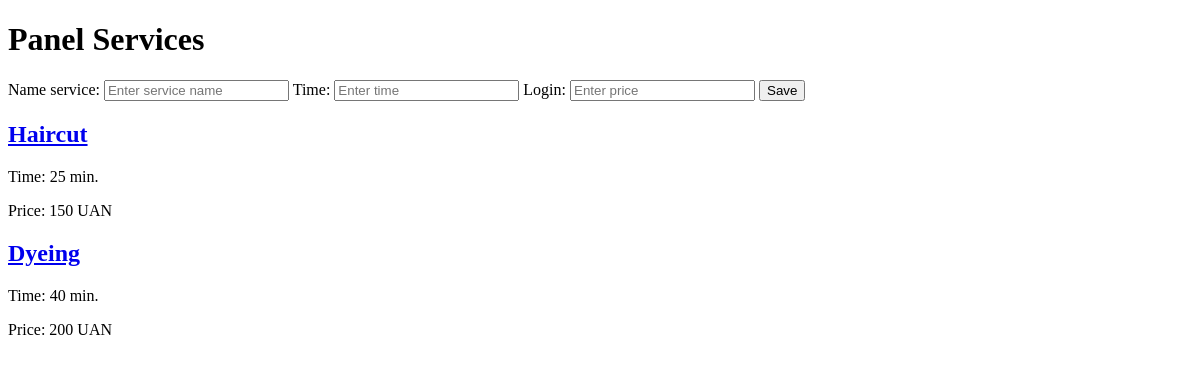
Page /panel/services/ on the earlier database version.
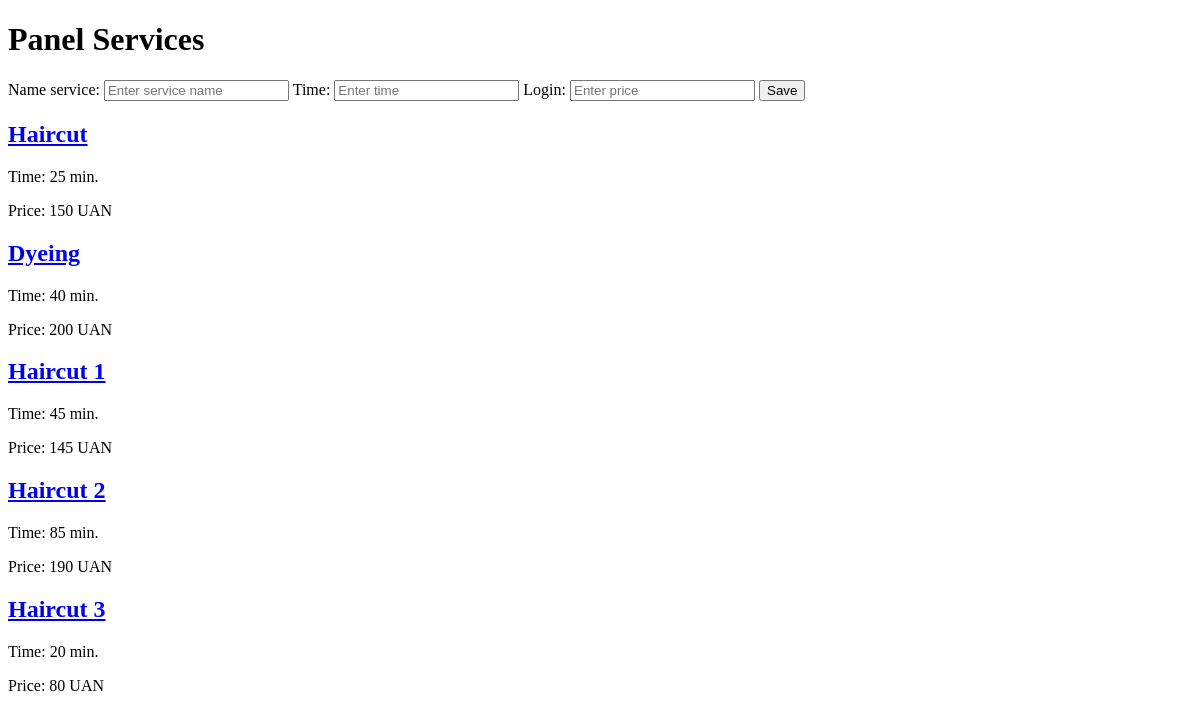
Same page on the later database version.
### Salon/models.py (models this page shows, shortened)
class Services(models.Model):
    name_service = models.CharField(max_length=100)
    time_service = models.IntegerField()
    price_service = models.IntegerField()

### Panel/views.py (the view, shortened to what this page needs)
# urls.py: path('services/', Panel.views.panel_services),
def panel_services(request):
    services = Services.objects.all()
    return render(request, "panel_services.html", {'services': services})

### templates/panel_services.html (shortened to what this page needs)
<!DOCTYPE html>
<html lang="en">
<head>
</head>
<body>
<h1>Panel Services</h1>
    <form action="/panel/services/"  method="POST">
      <label for="name_service">Name service:</label>
      <input type="text" id="name_service" name="name_service" placeholder="Enter service name" required>
      <label for="time_service">Time:</label>
      <input type="text" id="time_service" name="time_service" placeholder="Enter time" required>
      <label for="price_service">Login:</label>
      <input type="text" id="price_service" name="price_service" placeholder="Enter price" required>
      <input type="submit" value="Save">
    </form>
{% for service in services %}
    <a href="/panel/services/{{ service.name_service }}/" class="link"><h2>{{ service.name_service }}</h2></a>
    <p><span>Time:</span> {{ service.time_service }}<span> min.</span></p>
    <p><span>Price:</span> {{ service.price_service }}<span> UAN</span></p>
{% endfor %}
</body>
</html>

Differences in the rows shown:
added Services: name_service "Haircut 1", time_service "45", price_service "145"
added Services: name_service "Haircut 2", time_service "85", price_service "190"
added Services: name_service "Haircut 3", time_service "20", price_service "80"
